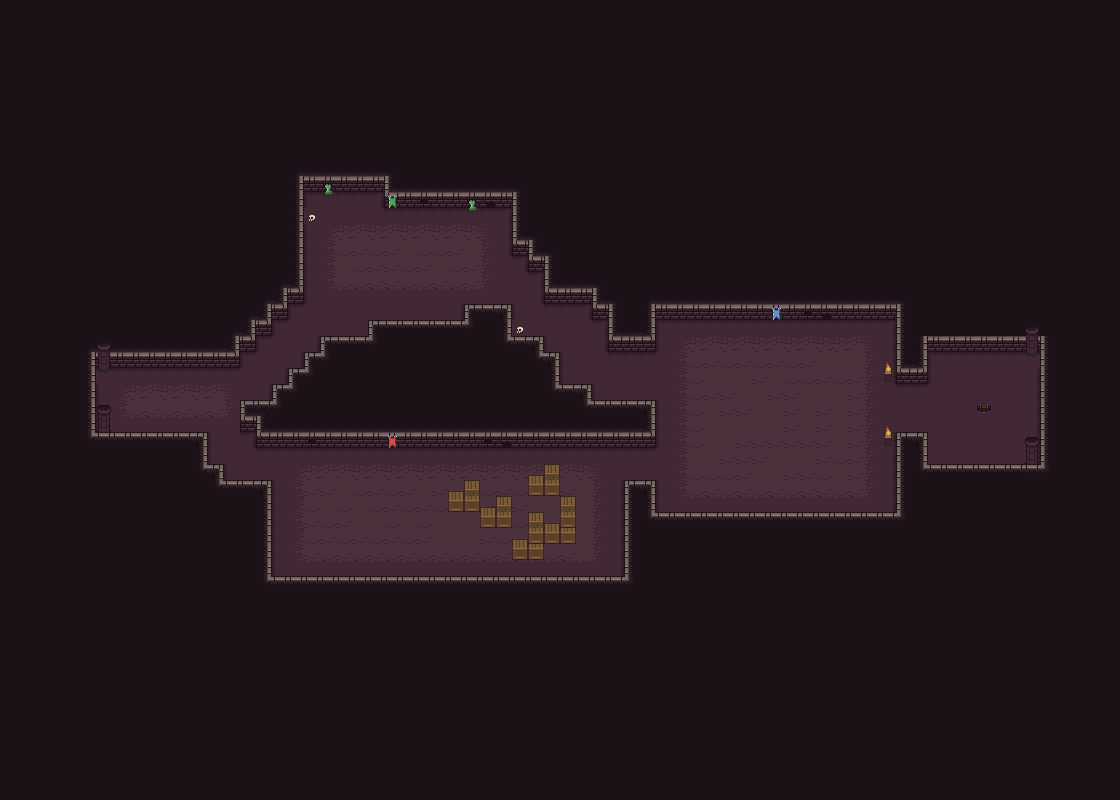

Tiled map render using the project's own tile images. Description and the map definition, with tile-layer contents summarised, below:
An orthogonal 70x50 tile map with 16x16 px tiles, 4 tile layers (abyss, floor, walls, dec), 5 tilesets and 47 objects.

<map version="1.10" tiledversion="1.11.2" orientation="orthogonal" renderorder="right-down" width="70" height="50" tilewidth="16" tileheight="16" infinite="0" nextlayerid="7" nextobjectid="51">
 <tileset firstgid="1" name="0x72_16x16DungeonTileset.v5" tilewidth="16" tileheight="16" tilecount="512" columns="32">
  <image source="../tile_sets/0x72_16x16DungeonTileset.v5/0x72_16x16DungeonTileset.v5/0x72_16x16DungeonTileset.v5.png" width="512" height="256" />
  <tile id="296">
   <animation>
    <frame tileid="296" duration="200" />
    <frame tileid="297" duration="200" />
    <frame tileid="298" duration="200" />
    <frame tileid="299" duration="200" />
    <frame tileid="300" duration="200" />
    <frame tileid="301" duration="200" />
    <frame tileid="302" duration="200" />
    <frame tileid="303" duration="200" />
   </animation>
  </tile>
  <tile id="328">
   <animation>
    <frame tileid="328" duration="200" />
    <frame tileid="329" duration="200" />
    <frame tileid="330" duration="200" />
    <frame tileid="331" duration="200" />
    <frame tileid="332" duration="200" />
    <frame tileid="333" duration="200" />
    <frame tileid="334" duration="200" />
    <frame tileid="335" duration="200" />
   </animation>
  </tile>
 </tileset>
 <tileset firstgid="513" name="16x16 dungeon ii wall reconfig v04 spritesheet" tilewidth="16" tileheight="16" tilecount="192" columns="16">
  <image source="../tile_sets/16x16 dungeon ii wall reconfig/16x16 dungeon ii wall reconfig v04 spritesheet.png" width="256" height="192" />
 </tileset>
 <tileset firstgid="705" name="dungeontileset-extended" tilewidth="16" tileheight="16" tilecount="4096" columns="64">
  <image source="../tile_sets/dungeontiles-extended v1.1/dungeontileset-extended.png" width="1024" height="1024" />
 </tileset>
 <tileset firstgid="4801" name="0x72_DungeonTilesetII_v1.7" tilewidth="16" tileheight="16" tilecount="1024" columns="32">
  <image source="../tile_sets/0x72_DungeonTilesetII_v1.7.png" width="512" height="512" />
 </tileset>
 <tileset firstgid="5825" name="atlas_floor-16x16" tilewidth="16" tileheight="16" tilecount="49" columns="7">
  <image source="../tile_sets/atlas_floor-16x16.png" width="112" height="112" />
 </tileset>
 <layer id="1" name="abyss" width="70" height="50">
  <data>[3500 cells, 3491 non-empty, 3 distinct tile ids]</data>
 </layer>
 <layer id="2" name="floor" width="70" height="50">
  <data>[3500 cells, 610 non-empty, 26 distinct tile ids]</data>
 </layer>
 <layer id="3" name="walls" width="70" height="50">
  <data>[3500 cells, 327 non-empty, 27 distinct tile ids]</data>
 </layer>
 <layer id="4" name="dec" width="70" height="50">
  <data>[3500 cells, 25 non-empty, 9 distinct tile ids]</data>
 </layer>
 <objectgroup id="6" name="collisions">
  <object id="1" x="80" y="320" width="160" height="48" />
  <object id="2" x="224" y="288" width="32" height="64" />
  <object id="3" x="240" y="272" width="32" height="64" />
  <object id="4" x="256" y="256" width="32" height="64" />
  <object id="5" x="272" y="160" width="32" height="144" />
  <object id="6" x="272" y="144" width="128" height="48" />
  <object id="7" x="384" y="160" width="144" height="48" />
  <object id="8" x="512" y="176" width="48" height="80" />
  <object id="9" x="528" y="240" width="32" height="32" />
  <object id="10" x="544" y="240" width="64" height="64" />
  <object id="11" x="592" y="256" width="48" height="64" />
  <object id="12" x="608" y="272" width="48" height="80" />
  <object id="13" x="640" y="272" width="272" height="48" />
  <object id="14" x="896" y="272" width="32" height="112" />
  <object id="15" x="912" y="304" width="144" height="48" />
  <object id="16" x="1040" y="336" width="48" height="144" />
  <object id="17" x="912" y="464" width="144" height="48" />
  <object id="18" x="896" y="432" width="32" height="112" />
  <object id="19" x="640" y="512" width="272" height="48" />
  <object id="20" x="624" y="480" width="32" height="112" />
  <object id="21" x="256" y="576" width="384" height="48" />
  <object id="22" x="208" y="480" width="64" height="112" />
  <object id="23" x="176" y="464" width="48" height="64" />
  <object id="24" x="80" y="432" width="128" height="48" />
  <object id="25" x="48" y="352" width="48" height="96" />
  <object id="26" x="256" y="400" width="400" height="49" />
  <object id="27" x="272" y="384" width="320" height="32" />
  <object id="28" x="288" y="368" width="272" height="32" />
  <object id="29" x="304" y="352" width="256" height="32" />
  <object id="30" x="320" y="336" width="224" height="32" />
  <object id="31" x="368" y="320" width="144" height="32" />
  <object id="32" x="464" y="304" width="48" height="32" />
  <object id="33" x="240" y="400" width="32" height="32" />
  <object id="34" x="1024.67" y="458" width="16" height="9.33333" />
  <object id="35" x="96.667" y="428" width="16.6667" height="8" />
  <object id="36" x="884.67" y="437.333" width="6.66667" height="10" />
  <object id="39" x="885.33" y="372" width="6" height="10.6667" />
  <object id="40" x="512" y="542" width="32" height="18" />
  <object id="41" x="528" y="519.333" width="16" height="24.6667" />
  <object id="42" x="544" y="526" width="32" height="18" />
  <object id="43" x="560" y="503" width="16" height="25.0003" />
  <object id="44" x="528" y="479" width="32" height="17" />
  <object id="45" x="448" y="494" width="32" height="18" />
  <object id="46" x="480" y="510" width="32" height="18" />
  <object id="49" x="560" y="512" width="16" height="32" />
  <object id="50" x="528" y="528" width="16" height="32" />
 </objectgroup>
 <objectgroup id="5" name="triggers">
  <object id="47" x="976" y="400" width="16" height="16">
   <properties>
    <property name="target_map" value="level3" />
    <property name="target_x" value="193" />
    <property name="target_y" value="577" />
    <property name="trigger_type" value="exit" />
   </properties>
  </object>
 </objectgroup>
</map>
